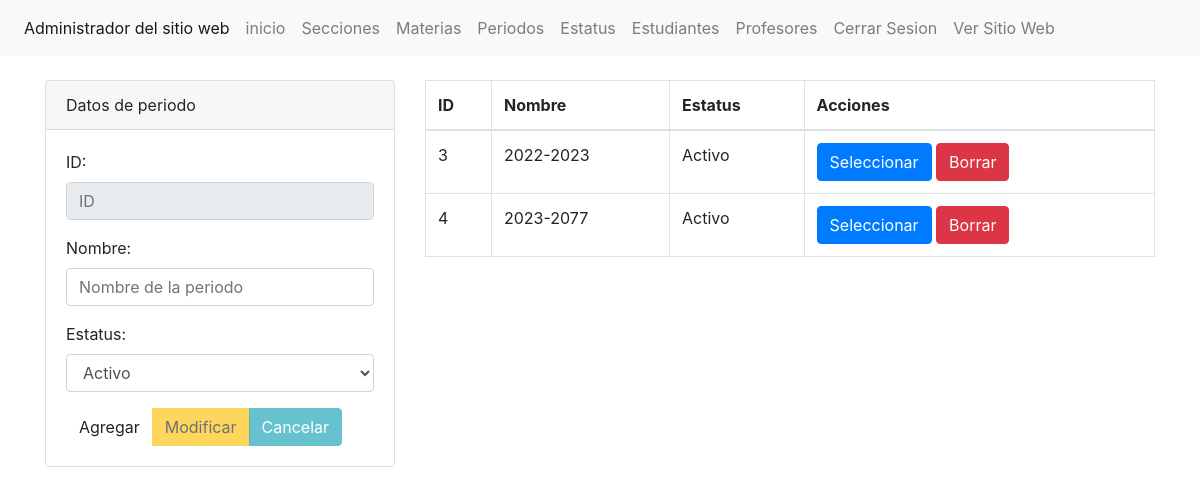
The page /educativo0.1/administrador/seccion/periodos.php (signed in) on the database its author committed.
### tables this page shows
CREATE TABLE `periodo` (
  `id_periodo` int(10) NOT NULL AUTO_INCREMENT,
  `estatus_periodo` int(10) NOT NULL,
  `nombre_periodo` varchar(155) NOT NULL,
  PRIMARY KEY (`id_periodo`),
  KEY `estatus` (`estatus_periodo`),
  CONSTRAINT `periodo_ibfk_1` FOREIGN KEY (`estatus_periodo`) REFERENCES `estatus` (`id_estatus`) ON DELETE CASCADE ON UPDATE CASCADE
);

CREATE TABLE `estatus` (
  `id_estatus` int(10) NOT NULL AUTO_INCREMENT,
  `nombre_estatus` varchar(150) NOT NULL,
  PRIMARY KEY (`id_estatus`)
);

### educativo0.1/administrador/seccion/periodos.php (the view, shortened to what this page needs)
<?php include('../template/cabecera.php');    ?>
<?php
    $txtID=(isset($_POST['txtID']))?$_POST['txtID']:"";
    $txtNombre=(isset($_POST['txtNombre']))?$_POST['txtNombre']:"";
    $accion=(isset($_POST['accion']))?$_POST['accion']:"";
    include('../config/db.php');
    $sentenciaSQL= $conexion->prepare("SELECT `periodo`.*, `estatus`.*
    FROM `periodo`
        LEFT JOIN `estatus` ON `periodo`.`estatus_periodo` = `estatus`.`id_estatus`;");
    $sentenciaSQL->execute();
    $listaperiodos=$sentenciaSQL->fetchAll(PDO::FETCH_ASSOC);
?>
<div class="col-md-4">
    <div class="card">
        <div class="card-header">
            Datos de periodo
        </div>
        <div class="card-body">
        <form method="POST" >
            <div class = "form-group">
            <label for="txtID">ID:</label>
            <input type="text" required readonly class="form-control" value="<?php echo $txtID;?>" name="txtID" id="txtID"  placeholder="ID">
            </div>
            <div class = "form-group">
            <label for="txtNombre">Nombre: </label>
            <input type="text" required class="form-control"  value="<?php echo $txtNombre;?>" name="txtNombre" id="txtNombre"  placeholder="Nombre de la periodo">
            </div>
            <div class = "form-group">
            <label for="txtEstatus">Estatus: </label>
            <select class="form-control" name="txtEstatus">
            <?php
                $query = $conexion->prepare("SELECT * FROM estatus");
                $query->execute();
                $data = $query->fetchAll();
                foreach ($data as $valores):
                echo '<option value="'.$valores["id_estatus"].'">'.$valores["nombre_estatus"].'</option>';
                endforeach;
            ?>
            </select>
            </div>
            <div class="btn-group" role="group" aria-label="">
                <button type="submit" name="accion" <?php echo ($accion=="Seleccionar")?"disabled":"" ?> Value="Agregar" class="btn btn-succes">Agregar</button>
                <button type="submit" name="accion" <?php echo ($accion!="Seleccionar")?"disabled":"" ?> Value="Modificar" class="btn btn-warning">Modificar</button>
                <button type="submit" name="accion" <?php echo ($accion!="Seleccionar")?"disabled":"" ?> Value="Cancelar" class="btn btn-info">Cancelar</button>
            </div>
        </form>
     </div>
 </div>
</div>
<div class="col-md-8">
    <table class="table table-bordered">
        <thead>
            <tr>
                <th>ID</th>
                <th>Nombre</th>
                <th>Estatus</th>
                <th>Acciones</th>
            </tr>
        </thead>
        <tbody>
            <?php foreach ($listaperiodos as $periodo){?>
            <tr>
                <td><?php echo $periodo['id_periodo'];?></td>
                <td><?php echo $periodo['nombre_periodo'];?></td>
                <td><?php echo $periodo['nombre_estatus'];?></td>
                <td>
                    <form method="post">
                        <input type="submit" name="accion" value="Seleccionar" class="btn btn-primary">
                        <input type="submit" name="accion" value="Borrar" class="btn btn-danger">
                    </form>
                </td>
            </tr>
           <?php } ?>
        </tbody>
    </table>
</div>
<?php include('../template/pie.php');

### rows shown on the page
periodo: id_periodo "3", nombre_periodo "2022-2023", estatus_periodo.nombre_estatus "Activo"
periodo: id_periodo "4", nombre_periodo "2023-2077", estatus_periodo.nombre_estatus "Activo"

### other values the page prints
form field txtEstatus "Activo"
